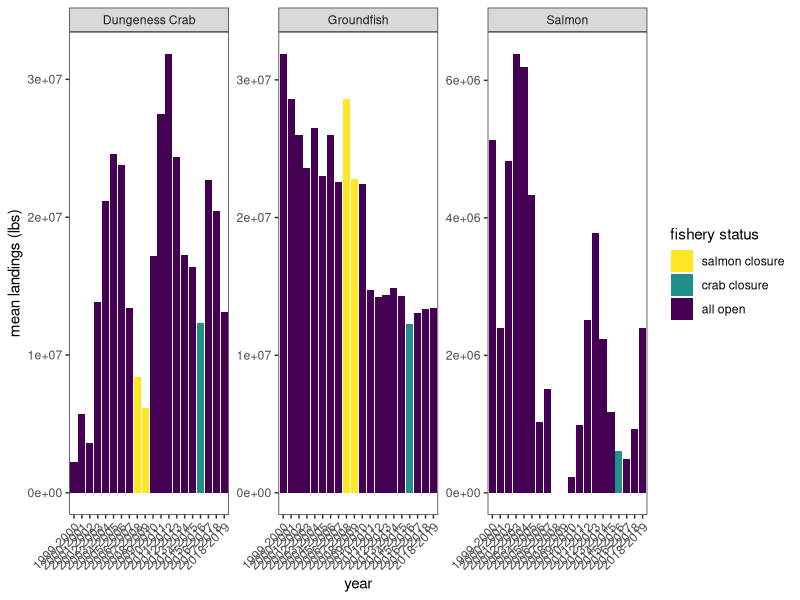

The R source for this figure:
library(tidyverse)
library(viridis)

# Read in cleaned data with only the fisheries of interest
fishyears <- read.csv("Data/DFW areas/fisheries_year_soi.csv")
fishyears$month <- factor(fishyears$month, levels = c("Nov", "Dec", "Jan", 
                                                      "Feb", "Mar", "Apr", 
                                                      "May", "Jun", "Jul",
                                                      "Aug", "Sep", "Oct"))

# Subset into salmon, dungeness crab, and groundfish --------------------------
cgs <- fishyears %>%
  filter(str_detect(species, "Dover Sole_Thornyhead_Sablefish|Pacific Whiting|Other Groundfish|Dungeness Crab|Salmon")) %>%
  mutate(species = str_replace_all(species, c("Dover Sole_Thornyhead_Sablefish" = "Groundfish",
                                              "Pacific Whiting" = "Groundfish",
                                              "Other Groundfish" = "Groundfish"))) %>%
  group_by(species, area, year, month) %>%
  summarize(landings = sum(landings, na.rm = TRUE))

# Find sum across all areas and all months & add colum with colors for graph
all_cgs <- cgs %>%
  group_by(species, year) %>%
  summarize(landings = sum(landings, na.rm = TRUE)) %>%
  mutate(status = case_when(
    year == "2007-2008" | year == "2008-2009" ~ "salmon closure",
    year == "2015-2016" ~ "crab closure",
    TRUE ~ "all open"  # all other years
  ))

# Plot mean catch over open & closed years ------------------------------------
closures_plot <- ggplot(all_cgs, aes(x = year, y = landings, fill = factor(status))) +
  geom_bar(position = "dodge", stat = "identity") +
  scale_fill_viridis(name = "fishery status", discrete = TRUE) +
  guides(fill = guide_legend(reverse = TRUE)) +  # reverse legend order
  ylab("mean landings (lbs)") +
  theme_bw() +
  theme(panel.grid.major = element_blank(), panel.grid.minor = element_blank()) +
  theme(axis.text.x = element_text(angle = 45, hjust = 1)) +
  facet_wrap(~species, scale = "free", ncol = 3)

ggsave(filename = "~/Desktop/closures.pdf", 
       plot = closures_plot, width = 400, height = 150, units = "mm", dpi = 300)
